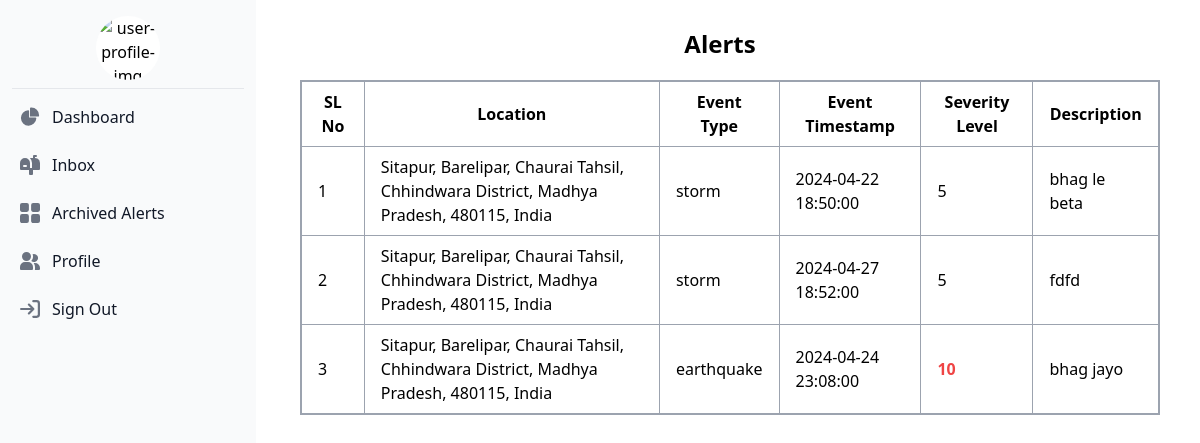
The page /user/past-alert.php (signed in) on the database its author committed.
### tables this page shows
CREATE TABLE `weatherevents` (
  `event_id` int(11) NOT NULL,
  `location_id` int(11) DEFAULT NULL,
  `event_type` varchar(255) DEFAULT NULL,
  `event_timestamp` datetime DEFAULT NULL,
  `severity_level` int(11) DEFAULT NULL,
  `description` text DEFAULT NULL
);

CREATE TABLE `locations` (
  `location_id` int(11) NOT NULL,
  `location_name` varchar(255) DEFAULT NULL,
  `latitude` decimal(10,8) DEFAULT NULL,
  `longitude` decimal(11,8) DEFAULT NULL,
  `pincode` varchar(250) DEFAULT NULL
);

### user/past-alert.php (the view, shortened to what this page needs)
<?php
include ("dbconnection.php");
$user_id = $_SESSION['user_id'];
$query = "SELECT w.*, l.location_name, n.*
          FROM weatherevents AS w
          JOIN locations AS l ON w.location_id = l.location_id
          JOIN notifications AS n ON w.event_id = n.event_id
          WHERE n.user_id = $user_id";
$result = mysqli_query($conn, $query);
?>
<!DOCTYPE html>
<html lang="en">
<head>
 <script src="https://cdn.tailwindcss.com"></script>
</head>
<body>
 <?php
 include_once ("includes/sidebar.php");
 ?>
 <div class="grid grid-cols-12">
  <div class="col-span-3"></div>
  <div class="col-span-9 pt-2 pr-10">
   <h2 class="text-center text-2xl font-bold p-5 pl-0">Alerts</h2>
   <table class="border-collapse border-2 border-gray-400  ">
    <thead>
     <tr>
      <th class="border border-gray-400 px-4 py-2">SL No</th>
      <th class="border border-gray-400 px-4 py-2">Location</th>
      <th class="border border-gray-400 px-4 py-2">Event Type</th>
      <th class="border border-gray-400 px-4 py-2">Event Timestamp</th>
      <th class="border border-gray-400 px-4 py-2">Severity Level</th>
      <th class="border border-gray-400 px-4 py-2">Description</th>
     </tr>
    </thead>
    <tbody>
     <?php
     $sl_no = 1;
     while ($row = mysqli_fetch_assoc($result)): ?>
      <tr class="hover:bg-zinc-200">
       <td class=" border border-gray-400 px-4 py-2"><?php echo $sl_no++; ?></td>
       <td class=" border border-gray-400 px-4 py-2"><?php echo $row['location_name']; ?></td>
       <td class=" border border-gray-400 px-4 py-2"><?php echo $row['event_type']; ?></td>
       <td class=" border border-gray-400 px-4 py-2"><?php echo $row['event_timestamp']; ?></td>
       <td class=" border border-gray-400 px-4 py-2 <?php echo (($row['severity_level']) > 5) ? 'text-red-500 font-semibold' : ''; ?>"><?php echo $row['severity_level']; ?></td>
       <td class="border border-gray-400 px-4 py-2"><?php echo $row['description']; ?></td>
      </tr>
     <?php endwhile; ?>
    </tbody>
   </table>
  </div>
 </div>
</body>
</html>

### rows shown on the page
weatherevents: location.location_name "Sitapur, Barelipar, Chaurai Tahsil, Chhindwara District, Madhya Pradesh, 480115, India", event_type "storm", event_timestamp "2024-04-22 18:50:00", severity_level "5", description "bhag le beta"
weatherevents: location.location_name "Sitapur, Barelipar, Chaurai Tahsil, Chhindwara District, Madhya Pradesh, 480115, India", event_type "storm", event_timestamp "2024-04-27 18:52:00", severity_level "5", description "fdfd"
weatherevents: location.location_name "Sitapur, Barelipar, Chaurai Tahsil, Chhindwara District, Madhya Pradesh, 480115, India", event_type "earthquake", event_timestamp "2024-04-24 23:08:00", severity_level "10", description "bhag jayo"
